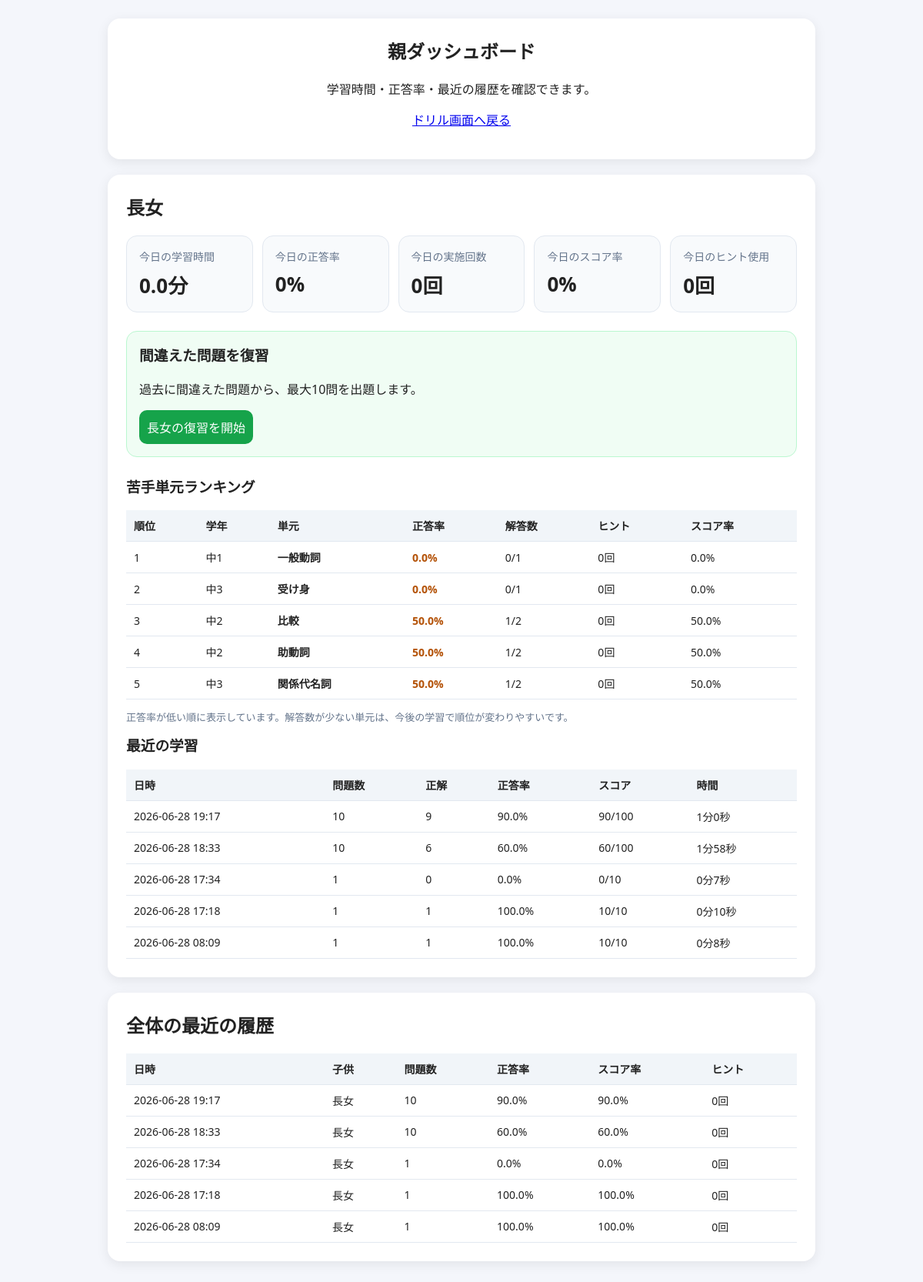
Before: /parent with the older database file.
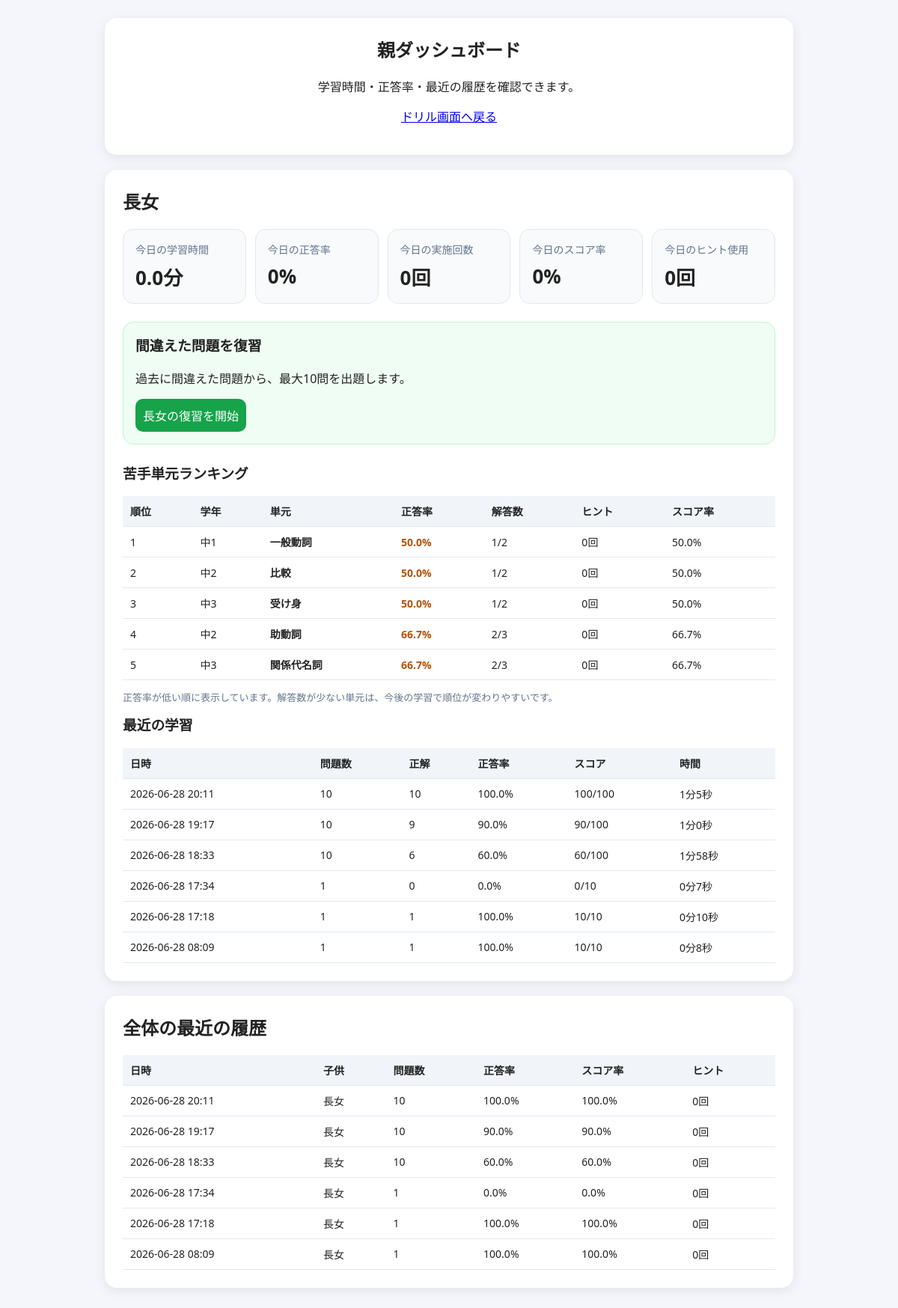
After: the same page with the newer database file.
### tables this page shows
CREATE TABLE answer_records (
            id INTEGER PRIMARY KEY AUTOINCREMENT,
            session_id INTEGER NOT NULL,
            question_id INTEGER,
            grade TEXT,
            category TEXT,
            question TEXT,
            selected TEXT,
            answer TEXT,
            is_correct INTEGER,
            hint_count INTEGER DEFAULT 0,
            score INTEGER DEFAULT 0,
            explanation TEXT,
            FOREIGN KEY(session_id) REFERENCES study_sessions(id)
        );

CREATE TABLE study_sessions (
                id INTEGER PRIMARY KEY AUTOINCREMENT,
                child TEXT NOT NULL,
                started_at TEXT,
                ended_at TEXT,
                duration_seconds INTEGER NOT NULL DEFAULT 0,
                total_questions INTEGER NOT NULL DEFAULT 0,
                correct_count INTEGER NOT NULL DEFAULT 0,
                accuracy REAL NOT NULL DEFAULT 0,
                total_score INTEGER NOT NULL DEFAULT 0,
                max_score INTEGER NOT NULL DEFAULT 0,
                score_rate REAL NOT NULL DEFAULT 0,
                hint_total INTEGER NOT NULL DEFAULT 0,
                hint_rate REAL NOT NULL DEFAULT 0,
                created_at TEXT NOT NULL DEFAULT CURRENT_TIMESTAMP
            );

### app.py (the view)
@app.route("/parent")
def parent():
    summaries = get_parent_summary()
    recent_sessions = get_recent_sessions(limit=20)
    weak_points = get_weak_point_summary()
    parent_message = session.pop("parent_message", "")
    return render_template(
        "parent.html",
        summaries=summaries,
        recent_sessions=recent_sessions,
        weak_points=weak_points,
        parent_message=parent_message,
    )

### database.py (called while the page is built)
def get_connection():
    DB_DIR.mkdir(exist_ok=True)
    conn = sqlite3.connect(DB_PATH)
    conn.row_factory = sqlite3.Row
    return conn

def get_recent_sessions(limit=20):
    init_db()
    conn = get_connection()
    rows = conn.execute(
        """
        SELECT * FROM study_sessions
        ORDER BY id DESC
        LIMIT ?
        """,
        (limit,)
    ).fetchall()
    conn.close()
    return [dict(r) for r in rows]

### templates/parent.html (shortened to what the changed rows need)
<!doctype html>
<html lang="ja">
<head>
  <link rel="stylesheet" href="{{ url_for('static', filename='style.css') }}">
</head>
<body>
  <main class="container">
    <section class="card hero">
      <h1>親ダッシュボード</h1>
    </section>
    {% if summaries %}
      {% for summary in summaries %}
        <section class="card">
          <h2>{{ summary.child }}</h2>
          <div class="stats-grid">
            <div class="stat-box">
              <div class="stat-label">今日の学習時間</div>
              <div class="stat-value">{{ summary.today_minutes }}分</div>
            </div>
            <div class="stat-box">
              <div class="stat-label">今日の正答率</div>
              <div class="stat-value">{{ summary.today_accuracy }}%</div>
            </div>
            <div class="stat-box">
              <div class="stat-label">今日の実施回数</div>
              <div class="stat-value">{{ summary.today_count }}回</div>
            </div>
            <div class="stat-box">
              <div class="stat-label">今日のスコア率</div>
              <div class="stat-value">{{ summary.today_score_rate }}%</div>
            </div>
            <div class="stat-box">
              <div class="stat-label">今日のヒント使用</div>
              <div class="stat-value">{{ summary.today_hint_total }}回</div>
            </div>
          </div>
          <div class="review-box">
            <h3>間違えた問題を復習</h3>
            <p>過去に間違えた問題から、最大10問を出題します。</p>
            <form action="{{ url_for('start_review') }}" method="post">
              <button type="submit" class="secondary">{{ summary.child }}の復習を開始</button>
            </form>
          </div>
          <h3>苦手単元ランキング</h3>
          {% set child_weak_points = weak_points.get(summary.child, []) %}
          {% if child_weak_points %}
            <table class="history-table weak-table">
              <thead>
                <tr>
                  <th>順位</th>
                  <th>学年</th>
                  <th>単元</th>
                  <th>正答率</th>
                  <th>解答数</th>
                  <th>ヒント</th>
                  <th>スコア率</th>
                </tr>
              </thead>
              <tbody>
                {% for w in child_weak_points[:5] %}
                  <tr>
                    <td>{{ loop.index }}</td>
                    <td>{{ w.grade }}</td>
                    <td>{{ w.category }}</td>
                    <td>
                      <span class="weak-accuracy">{{ w.accuracy }}%</span>
                    </td>
                    <td>{{ w.correct_answers }}/{{ w.total_answers }}</td>
                    <td>{{ w.hint_total }}回</td>
                    <td>{{ w.score_rate }}%</td>
                  </tr>
                {% endfor %}
              </tbody>
            </table>
            <p class="note">正答率が低い順に表示しています。解答数が少ない単元は、今後の学習で順位が変わりやすいです。</p>
          {% else %}
            <p>苦手分析に使える回答履歴がまだありません。</p>
          {% endif %}
          <h3>最近の学習</h3>
          {% if summary.recent_sessions %}
            <table class="history-table">
              <thead>
                <tr>
                  <th>日時</th>
                  <th>問題数</th>
                  <th>正解</th>
                  <th>正答率</th>
                  <th>スコア</th>
                  <th>時間</th>
                </tr>
              </thead>
              <tbody>
                {% for s in summary.recent_sessions %}
                  <tr>
                    <td>{{ s.created_at[:16].replace('T', ' ') }}</td>
                    <td>{{ s.total_questions }}</td>
                    <td>{{ s.correct_count }}</td>
                    <td>{{ s.accuracy }}%</td>
                    <td>{{ s.total_score }}/{{ s.max_score }}</td>
                    <td>{{ (s.duration_seconds // 60) }}分{{ (s.duration_seconds % 60) }}秒</td>
                  </tr>
                {% endfor %}
              </tbody>
            </table>
          {% else %}
            <p>まだ学習履歴がありません。</p>
          {% endif %}
        </section>
      {% endfor %}
    {% else %}
      <section class="card">
        <p>まだ学習履歴がありません。まずはドリルを1回完了してください。</p>
      </section>
    {% endif %}
    <section class="card">
      <h2>全体の最近の履歴</h2>
      {% if recent_sessions %}
        <table class="history-table">
          <thead>
            <tr>
              <th>日時</th>
              <th>子供</th>
              <th>問題数</th>
              <th>正答率</th>
              <th>スコア率</th>
              <th>ヒント</th>
            </tr>
          </thead>
          <tbody>
            {% for s in recent_sessions %}
              <tr>
                <td>{{ s.created_at[:16].replace('T', ' ') }}</td>
                <td>{{ s.child }}</td>
                <td>{{ s.total_questions }}</td>
                <td>{{ s.accuracy }}%</td>
                <td>{{ s.score_rate }}%</td>
                <td>{{ s.hint_total }}回</td>
              </tr>
            {% endfor %}
          </tbody>
        </table>
      {% else %}
        <p>履歴はまだありません。</p>
      {% endif %}
    </section>
  </main>
</body>
</html>

Changed rows visible on the page:
no longer on this page (row unchanged): answer_records: grade "中1", category "一般動詞", accuracy "0.0", correct_answers "0", total_answers "1", hint_total "0", score_rate "0.0"
no longer on this page (row unchanged): answer_records: grade "中3", category "受け身", accuracy "0.0", correct_answers "0", total_answers "1", hint_total "0", score_rate "0.0"
added study_sessions: created_at "2026-06-28 20:11", total_questions "10", correct_count "10", accuracy "100.0", total_score "100", max_score "100", duration_seconds "1", (s.duration_seconds%60) "5", child "長女", score_rate "100.0", hint_total "0"
Other visible differences:
list line gone: "4 中2 助動詞 50.0 % 1 / 2 0 回 50.0 % 5 中3 関係代名詞 50.0 % 1 / 2 0 回 50.0 %"
new list line: "1 中1 一般動詞 50.0 % 1 / 2 0 回 50.0 % 3 中3 受け身 50.0 % 1 / 2 0 回 50.0 % 4 中2 助動詞 66.7 % 2 / 3 0 回 66.7 % 5 中3 関係代名詞 66.7 % 2 / 3 0 回 66.7 %"
